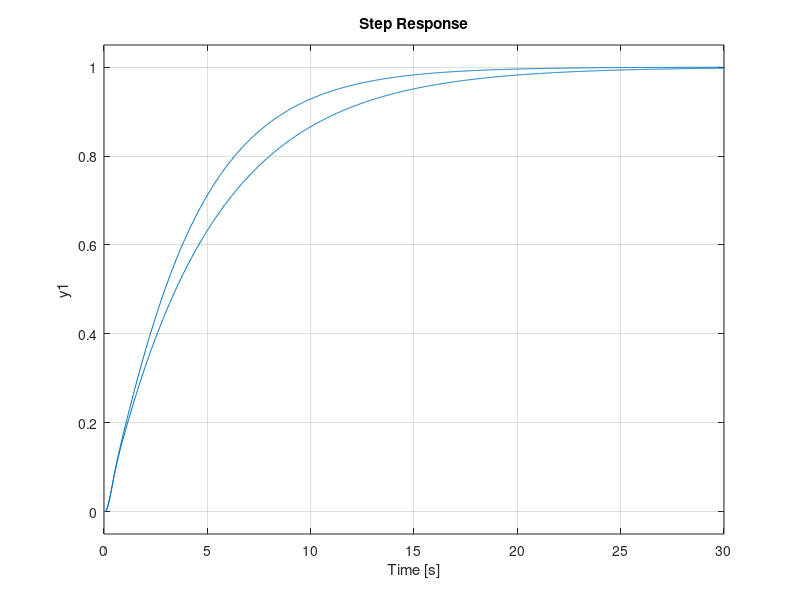

Write MATLAB code to recreate this figure. (Note: this script raises an error after producing the figure.)
% ΣΑΕ και Matlab.

clc, clear, close all;

num = [25 4*25];
d1 = [1 0];
d2 = [1 10];
d3 = [1 10 50];
d12 = conv(d1,d2); % polynomial multiplication.
den = conv(d12,d3);

G = tf(num, den)

% Alternatively:
s = tf("s") % i declare the symbolic variable 's'.
G2 = 25*(s+4)/(s*(s+10)*(s^2+10*s+50))

% Alternatively:
sys1 = tf(num,d12);
sys2 = tf(1,d3);
G3 = series(sys1, sys2)
% or:
G3 = sys1*sys2

% Poles and Zeros of a system.
poles = pole(G3)
zeros = zero(G3)

p = roots(den)
z = roots(num)

[z,p,k] = zpkdata(G,"v") % k = the gain. Not necessarily the DC gain.
                         % v = vector format.
                         % zpk = zero,pole,gain.
                         % k = 25 which multiplies the entire transfer
                         % function.
% Closed loop system.
% sys = feedback(sys1, sys2, sign) sign = the magnitude of the feedback.
cloop1 = feedback(G, 1, -1);
[zc1,pc1,kc1] = zpkdata(cloop1, "v")

Hc = tf(1, [1 1]);
cloop2 = feedback(G, Hc, -1);
[zc2,pc2,kc2] = zpkdata(cloop2, "v")

% Step response:
figure;
step(G)
step(cloop1)
hold on;
step(cloop2)

t = 0:0.01:50;

u1 = 2*stepfun(t,0);
u2 = stepfun(t,5);

u3 = t; % linear input.
hold off;
plot(t,u1,t,u2);

lsim(cloop1,u2,t);
lsim(cloop2,u3,t);

%% ΚΑΕ Lab1
clc, clear, close all;

nVo = 8000;
dVo = [1 440.1 5164];
HVo = tf(nVo, dVo); % Transfer function of Voltage.

nTo = [-1250 -1250*440];
dTo = dVo;
HTo = tf(nTo, dTo); % Transfer function of Load.

p = roots(dVo)

dcHVo = dcgain(HVo)
dcHTo = dcgain(HTo)

figure
step(HVo) % Unit step response. Doesnt work when input isnt the unit step function.
figure
step(HTo)

HV = tf(18.69, [1 12.064]) % Approximating transfer function.
HT = tf([-2.92 -292*440], [1 12.064])

t = 0:0.0001:0.7;
uV = 150*stepfun(t,0); % the input.
yV1 = lsim(HVo, uV, t);
yV2 = lsim(HV, uV, t);
figure;
plot(t, yV1, t, yV2);

figure;
bode(HV);
figure;
bode(HT);

%% KAE Lab3
clc, clear, close all;

% Open Loop Transfer Functions.
HV = tf(18.6, [1 12.064]);
HT = tf(-2.92*[1 440], [1 12.064]);

% Closed Loop Transfer Functions.
HVc = tf(8.035, [1 40.1]);
HTc = tf(-2.92*[1 440], [1 40.1]);

% Response to unit step.
figure;
step(150*HV) % open loop response.
hold on;
step(150*HVc) % closed loop response.

t = 0:0.01:30;
hold off;

uV = 150*stepfun(t,0);
uT1 = 0.5*stepfun(t,0);
uT2 = 0.5*stepfun(t,8);
uT3 = -0.5*stepfun(t,22);
uT = uT1 + uT2 + uT3;

figure;
yV = lsim(HVc, uV, t);
yT = lsim(HTc, uT, t);

y = yV+yT;
figure;
plot(t,y,t,20*uT);

figure;
bode(HV);
hold on;
bode(HVc);

%% KAE Lab4
clc, clear, close all;

HVc = tf(32.7075*[1 10.639], [1 44.7715 347.979]);
HTc = tf(-2.92*[1 440 0], [1 44.7715 347.979]);

figure;
step(150*HVc);

t = 0:0.01:30;
uV = 150*stepfun(t,0);
uT1 = 0.5*stepfun(t,0);
uT2 = 0.5*stepfun(t,8);
uT3 = -0.5*stepfun(t,22);
uT = uT1 + uT2 + uT3;

yV = lsim(HVc, uV, t);
yT = lsim(HTc, uT, t);

y = yV+yT;
figure;
plot(t,y,t,20*uT);

figure;
bode(HVc);
figure;
bode(HTc);
